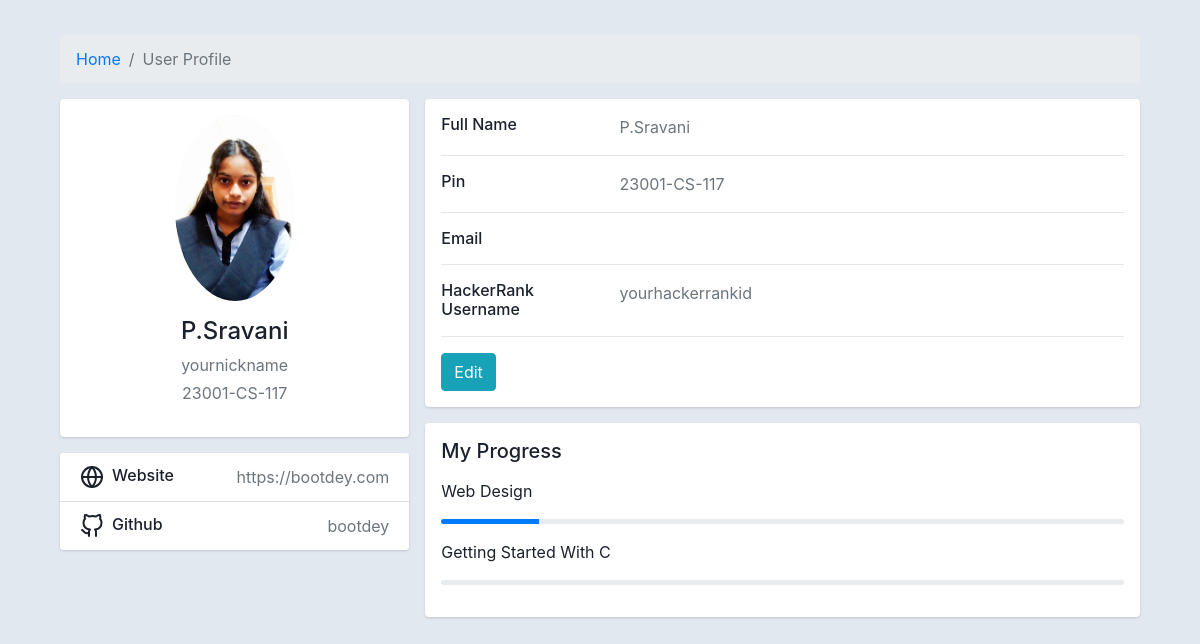
The page /profile/ (signed in) on the database as committed earlier.
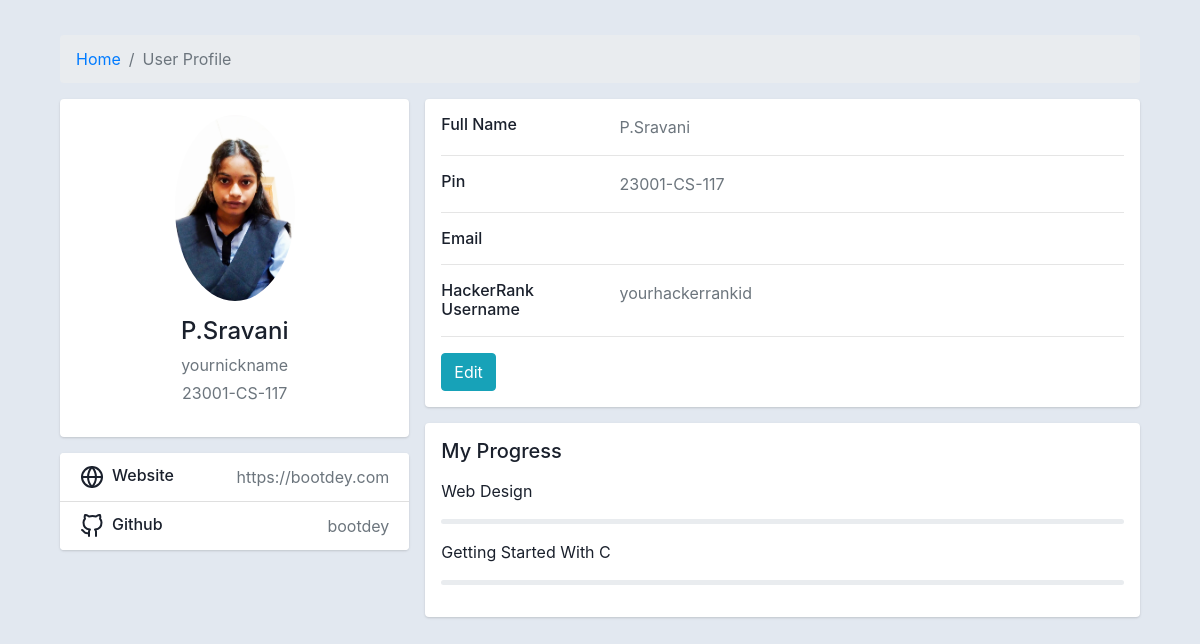
The same page on the database as committed later.
### profilepage/models.py (models this page shows, shortened)
class Profile(models.Model):
    user = models.OneToOneField(User, on_delete=models.CASCADE)
    nickname = models.CharField(max_length=30,default='yournickname')
    hackerrank_id = models.CharField(max_length=20,default='yourhackerrankid')
    c1progress = models.FloatField(default='0')
    c2progress = models.FloatField(default='0')
    name = models.CharField(max_length=50)
    imguploadlimit = models.PositiveSmallIntegerField(default='10')
    image = models.ImageField(upload_to='profile_images/', default='profile_images/default.jpg')

### profilepage/views.py (the view)
# urls.py: path('profile/',include('profilepage.urls')),
@login_required
def profile(request):
    user_profile = Profile.objects.filter(user=request.user).first()
    if user_profile is None:
        return redirect('home')
    else:
        context = {'user_profile': user_profile}
        return render(request, 'profile/userprofile.html', context)

### templates/profile/userprofile.html (shortened to what the changed rows need)
<!DOCTYPE html>
<html lang="en">
<head>
    <link href="https://cdn.jsdelivr.net/npm/bootstrap@4.4.1/dist/css/bootstrap.min.css" rel="stylesheet">
</head>
<body>
    <div class="container">
        <div class="main-body">
            <div class="row gutters-sm">
                <div class="col-md-8">
                    <div class="row gutters-sm">
                        <div class="col">
                            <div class="card h-100">
                                <div class="card-body">
                                    <div class="progress mb-3" style="height: 5px">
                                            <div class="progress-bar bg-primary" role="progressbar" style="width: {{user_profile.c1progress}}%"
                                            aria-valuenow="80" aria-valuemin="0" aria-valuemax="100"></div>
                                    </div>
                                    </div>
                                </div>
                            </div>
                        </div>
                    </div>
                </div>
            </div>
        </div>
</body>
</html>

Rows that differ between the two databases and show on the page:
changed Profile "P.Sravani": c1progress 14.2857 → 0 (drawn)
